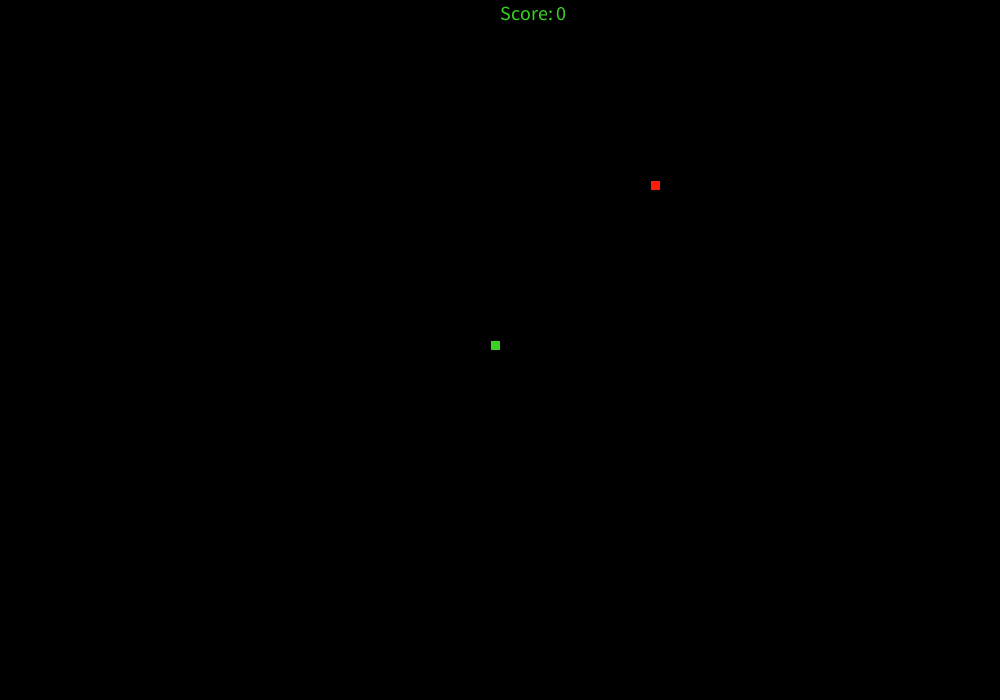
Frame 1 (no input)
Frame 60 (the mouse pressed at the canvas centre just before this capture): identical to frame 1, image omitted
Frame 120 (the mouse held since frame 60 and released just before this capture): identical to frame 1, image omitted

The Processing sketch that drew this single still picture (run headless with seeded random() and noise(); from frame 60 on, the mouse is pressed at the canvas centre):

// Processing sketch: Snake
// ── Snake.pde
ArrayList<Object> objects = new ArrayList<Object>();

boolean[] keys = new boolean[512];

//Method to move the paddles if pressed the paddle will move
void keyPressed()
{
  keys[keyCode] = true;
}

//Method to move the paddles if released the paddle will stop
void keyReleased()
{
  keys[keyCode] = false;
}

void setup()
{
  size(1000, 700);
  
  frameRate(10);
  
  Player ply = new Player('W', 'A', 'D', 'S', 'R', color(58, 209, 36));
  objects.add(ply);
  
  Food fd = new Food('R');
  objects.add(fd);
}

void draw()
{
  background(0);
  
  for(int i = objects.size() - 1; i >= 0; i--)
  {
    Object go = objects.get(i);
    go.position();
    go.thing();
    //go.reset();
  }
  
  SnakeCollision();
}

void SnakeCollision()
{
  for(int i = objects.size() - 1; i >= 0; i--)
  {
    Object go = objects.get(i);
    if(go instanceof Player)
    {
      for(int j = objects.size() - 1; j >= 0; j--)
      {
        Object other = objects.get(j);
        if(other instanceof Food)
        {
          if(other.foodx == go.snx && other.foody == go.sny)
          {
            go.correct = true;
            go.snakel ++;
            go.points++;
            rect(other.foodx - 5, other.foody - 5, other.w, other.h);
          }
        }
      }
    }
  }
}
// ── Food.pde
class Food extends Object 
{
  
  char reset;
  
  Food()
  {
    //Constructor chaining. Call a constructor in the super class
    super(width * 0.5f, height * 0.5f);
    println("In Food Default Constructor");
  }
  
  Food(char reset)
  {
    this.reset = reset;
  }
    
  void position()
  {
    if(foodx == snx && foody == sny)
    {
      correct = true;
      snakel++;
      points++;
    }
  }
  
  void thing()
  {
    fill(250, 30, 10);
    
    while(correct)
    {
      int x = (int)random(1, width/ 10);
      int y = (int)random(1, height / 10);
      
      foodx = (int)(5 + x * 10);
      foody = (int)(5 + y * 10);
      
      for(int i = 0; i < snakel; i++)
      {
        if(x == snakex[i] && y == snakey[i])
        {
          correct = true;
          i = snakel;
        }
        else
        {
          correct = false;
        }
      }
    }
    rect(foodx - 5, foody - 5, w, h);
  }
  
  void reset()
  {
    foodx = -1;
    foody = -1;
    snakel = 1;
    correct = true;
  }
}
// ── Object.pde
abstract class Object
{
  boolean correct;
  int[] snakex;
  int[] snakey;
  int snx, sny;
  int foodx, foody;
  int speedx, speedy;
  int points;
  int snakel;
  int cx, cy;
  float w, h;
  color c;
  
  Object()
  {
    //Constructor chaining
    this(width * 0.5f, height * 0.5f);
  }
  
  Object(float x, float y)
  {
    this.correct = true;
    this.snakex = new int[100];
    this.snakey = new int[100];
    this.w = 10;
    this.h = 10;
    this.foodx = -1;
    this.foody = -1;
    this.speedx = 0;
    this.speedy = 0;
    this.snakel = 1;
    points = 0;
    this.cx = width / 2;
    this.cy = height / 2;
    this.snx = cx - 5;
    this.sny = cy - 5;
   }
  
  abstract void position();
  abstract void thing();
  abstract void reset();
}
// ── Player.pde
class Player extends Object 
{
  char up;
  char left;
  char right;
  char down;
  char reset;
  
  Player()
  {
    //Constructor chaining. Call a constructor in the super class
    super(width * 0.5f, height * 0.5f);
    println("In Player Default Constructor");
  }

  Player(char up, char left, char right, char down, char reset, color c)
  {
    this.up = up;
    this.left = left;
    this.right = right;
    this.down = down;
    this.reset = reset;
    this.c = c;  
    points = 0;
  }
  
  void position()
  {
    if(keys[up])
    {
      if(snakey[1] != snakey[0] - 10)
      {
        speedy = -10;
        speedx = 0;
      }
    }
    
    if(keys[down])
    {
      if(snakey[1] != snakey[0] + 10)
      {
        speedy = 10;
        speedx = 0;
      }
    }
    
    if(keys[left])
    {
      if(snakex[1] != snakex[0] - 10)
      {
        speedy = 0;
        speedx = -10;
      }
    }
    
    if(keys[right])
    {
      if(snakex[1] != snakex[0] + 10)
      {
        speedy = 0;
        speedx = 10;
      }
    }
    
    snx += speedx;
    sny += speedy;
    
    snakex[0] = (int)snx;
    snakey[0] = (int)sny;
    
    if(snx > width - 5 || snx < 5 || sny > height - 5 || sny < 5)
    {
      restart();
    }
    
    
    for(int i = 1; i < snakel; i++)
    {
      if(snx == snakex[i] && sny == snakey[i])
      {
        restart();
      }
    }
    
  }
  
  void thing()
  {
    fill(c);
    for(int i = 0; i < snakel; i++)
    {
      int x = snakex[i];
      int y = snakey[i];
      rect(x - 5, y - 5, w, h);
    }
    
    for(int j = snakel; j > 0; j--)
    {
      snakex[j] = snakex[j - 1];
      snakey[j] = snakey[j - 1];
    } 
    
        
    fill(58, 209, 36);
    textSize(20);
    text("Score: " + points, 500, 20);
  }
  
  void reset()
  {
    //speedx = 0;
    //speedy = 0;
    //snx += speedx;
    //sny += speedy;
    points = 0;
    snakel = 1;
    correct = true;
  }
  
  void restart()
  {
    fill(58, 209, 36);
    textSize(20);
    text("You Lose", 500, 320);
    text("Press R to Reset", 500, 350);
    text("Score" + points, 500, 380);
  }
}
